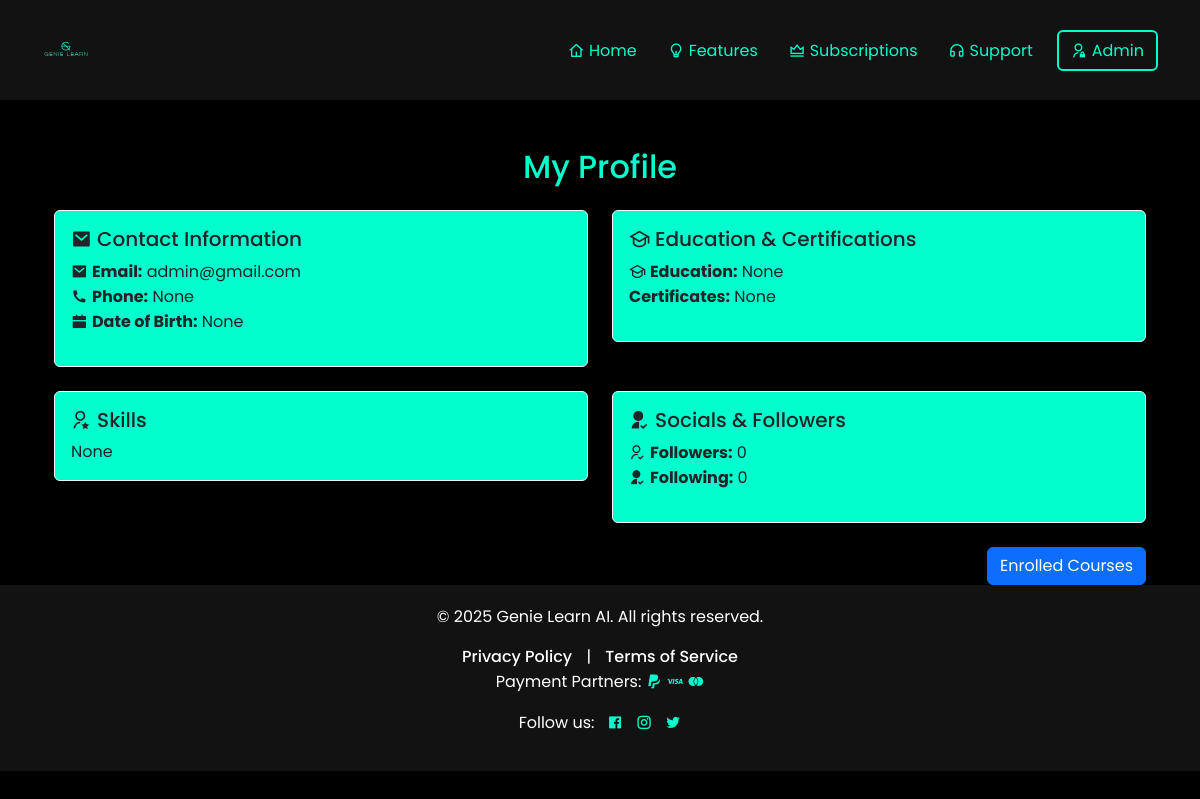
The app's page /user_app/profile/ (signed in) with its own data.
### user_app/models.py (models this page shows, shortened)
class User(AbstractBaseUser, PermissionsMixin):
    email = models.EmailField(unique=True)
    full_name = models.CharField(max_length=30, null=True, blank=True)
    educational_qualification = models.CharField(max_length=50, null=True, blank=True)
    certificates = models.TextField(null=True, blank=True)
    phone = models.CharField(max_length=20, unique=True, null=True, blank=True)
    is_email_verified = models.BooleanField(default=False)
    is_phone_verified = models.BooleanField(default=False)
    subscriptions_type = models.CharField(max_length=20, null=True, blank=True)
    registration_date = models.DateTimeField(auto_now_add=True, null=True, blank=True)
    last_login = models.DateTimeField(auto_now=True, null=True, blank=True)
    bio = models.TextField(null=True, blank=True)
    date_of_birth = models.DateField(null=True, blank=True)
    address = models.TextField(null=True, blank=True)
    website = models.URLField(null=True, blank=True)
    gender = models.CharField(max_length=20, null=True, blank=True)
    occupation = models.CharField(max_length=20, null=True, blank=True)
    skills = models.TextField(null=True, blank=True)
    sub_category = models.TextField(null=True, blank=True)
    certificate_file = models.FileField(upload_to="certificates/", null=True, blank=True)
    followers_count = models.PositiveIntegerField(default=0)
    following_count = models.PositiveIntegerField(default=0)
    is_active = models.BooleanField(default=True)
    is_staff = models.BooleanField(default=False)
    USERNAME_FIELD = 'email'
    REQUIRED_FIELDS = []
    objects = CustomUserManager()

### user_app/views.py (the view)
# urls.py: path('profile/', user_profile, name='user_profile'),
def user_profile(request):
    user = request.user
    profile = User.objects.get(email=user.email)
    context = {
        'profile': profile,
        'user': request.user,
    }
    return render(request, 'profile.html', context)

### user_app/templates/profile.html (shortened to what this page needs)
{% extends 'base.html' %}
{% load static %}
{% block content %}
<div class="container mt-5">
    <h2 class="text-center mb-4">My Profile</h2>
    <div class="row row-cols-1 row-cols-md-2 g-4">
        <div class="col">
            <div class="card shadow-sm border-light rounded" style="background-color: #00FFCC;">
                <div class="card-body">
                    <h5 class="card-title  text-dark"><i class="ri-mail-fill"></i> Contact Information</h5>
                    <ul class="list-unstyled text-dark">
                        <li><i class="ri-mail-fill"></i> <strong>Email:</strong> {{ profile.email }}</li>
                        <li><i class="ri-phone-fill"></i> <strong>Phone:</strong> {{ profile.phone }}</li>
                        <li><i class="ri-calendar-fill"></i> <strong>Date of Birth:</strong> {{ profile.date_of_birth }}</li>
                    </ul>
                </div>
            </div>
        </div>
        <div class="col">
            <div class="card shadow-sm border-light rounded" style="background-color: #00FFCC;">
                <div class="card-body">
                    <h5 class="card-title  text-dark"><i class="ri-graduation-cap-line"></i> Education & Certifications</h5>
                    <ul class="list-unstyled  text-dark">
                        <li><i class="ri-graduation-cap-line"></i> <strong>Education:</strong> {{ profile.educational_qualification }}</li>
                        <li> <strong>Certificates:</strong> {{ profile.certificates }}</li>
                    </ul>
                </div>
            </div>
        </div>
        <div class="col">
            <div class="card shadow-sm border-light rounded" style="background-color: #00FFCC;">
                <div class="card-body  text-dark">
                    <h5 class="card-title  text-dark"><i class="ri-user-star-line"></i> Skills</h5>
                    <p class="card-text">{{ profile.skills }}</p>
                </div>
            </div>
        </div>
        <div class="col">
            <div class="card shadow-sm border-light rounded" style="background-color: #00FFCC;">
                <div class="card-body">
                    <h5 class="card-title  text-dark"><i class="ri-user-follow-fill"></i> Socials & Followers</h5>
                    <ul class="list-unstyled  text-dark">
                        <li><i class="ri-user-follow-line"></i> <strong>Followers:</strong> {{ profile.followers_count }}</li>
                        <li><i class="ri-user-follow-fill"></i> <strong>Following:</strong> {{ profile.following_count }}</li>
                    </ul>
                </div>
            </div>
        </div>
    </div>
    <div class="text-end mt-4">
        <a href="#" class="btn btn-primary">Enrolled Courses</a>
    </div>
</div>
{% endblock %}

### templates/base.html (style rules this page uses)
body { background-color: black; color: white; font-family: 'Poppins', sans-serif; margin:0px; padding:0px; }
h2 { color:#00ffcc; }

### records on screen
User: email "admin@gmail.com", phone "None", date_of_birth "None", educational_qualification "None", certificates "None", skills "None", followers_count "0", following_count "0"
